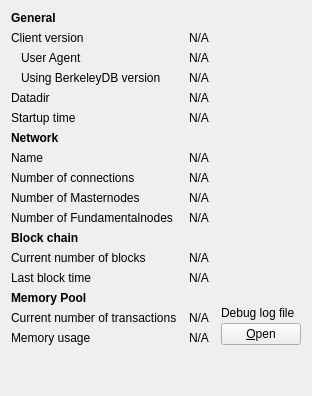
     <widget class="QWidget" name="tab_info">
      <attribute name="title">
       <string>&amp;Information</string>
      </attribute>
      <layout class="QGridLayout" name="gridLayout" columnstretch="0,1,0">
       <property name="horizontalSpacing">
        <number>12</number>
       </property>
       <item row="0" column="0">
        <widget class="QLabel" name="label_9">
         <property name="font">
          <font>
           <weight>75</weight>
           <bold>true</bold>
          </font>
         </property>
         <property name="text">
          <string>General</string>
         </property>
        </widget>
       </item>
       <item row="1" column="0">
        <widget class="QLabel" name="label_6">
         <property name="text">
          <string>Client version</string>
         </property>
        </widget>
       </item>
       <item row="1" column="1" colspan="2">
        <widget class="QLabel" name="clientVersion">
         <property name="cursor">
          <cursorShape>IBeamCursor</cursorShape>
         </property>
         <property name="text">
          <string>N/A</string>
         </property>
         <property name="textFormat">
          <enum>Qt::PlainText</enum>
         </property>
         <property name="textInteractionFlags">
          <set>Qt::LinksAccessibleByMouse|Qt::TextSelectableByKeyboard|Qt::TextSelectableByMouse</set>
         </property>
        </widget>
       </item>
       <item row="2" column="0">
        <widget class="QLabel" name="labelClientUserAgent">
         <property name="text">
          <string>User Agent</string>
         </property>
         <property name="indent">
          <number>10</number>
         </property>
        </widget>
       </item>
       <item row="2" column="1" colspan="2">
        <widget class="QLabel" name="clientUserAgent">
         <property name="cursor">
          <cursorShape>IBeamCursor</cursorShape>
         </property>
         <property name="text">
          <string>N/A</string>
         </property>
         <property name="textFormat">
          <enum>Qt::PlainText</enum>
         </property>
         <property name="textInteractionFlags">
          <set>Qt::LinksAccessibleByMouse|Qt::TextSelectableByKeyboard|Qt::TextSelectableByMouse</set>
         </property>
        </widget>
       </item>
       <item row="3" column="0">
        <widget class="QLabel" name="label_berkeleyDBVersion">
         <property name="text">
          <string>Using BerkeleyDB version</string>
         </property>
         <property name="indent">
          <number>10</number>
         </property>
        </widget>
       </item>
       <item row="3" column="1" colspan="2">
        <widget class="QLabel" name="berkeleyDBVersion">
         <property name="cursor">
          <cursorShape>IBeamCursor</cursorShape>
         </property>
         <property name="text">
          <string>N/A</string>
         </property>
         <property name="textFormat">
          <enum>Qt::PlainText</enum>
         </property>
         <property name="textInteractionFlags">
          <set>Qt::LinksAccessibleByMouse|Qt::TextSelectableByKeyboard|Qt::TextSelectableByMouse</set>
         </property>
        </widget>
       </item>
       <item row="4" column="0">
        <widget class="QLabel" name="label_12">
         <property name="text">
          <string>Datadir</string>
         </property>
        </widget>
       </item>
       <item row="4" column="1" colspan="2">
        <widget class="QLabel" name="dataDir">
         <property name="cursor">
          <cursorShape>IBeamCursor</cursorShape>
         </property>
         <property name="text">
          <string>N/A</string>
         </property>
         <property name="textFormat">
          <enum>Qt::PlainText</enum>
         </property>
         <property name="wordWrap">
          <bool>true</bool>
         </property>
         <property name="textInteractionFlags">
          <set>Qt::LinksAccessibleByMouse|Qt::TextSelectableByKeyboard|Qt::TextSelectableByMouse</set>
         </property>
        </widget>
       </item>
       <item row="5" column="0">
        <widget class="QLabel" name="label_13">
         <property name="text">
          <string>Startup time</string>
         </property>
        </widget>
       </item>
       <item row="5" column="1" colspan="2">
        <widget class="QLabel" name="startupTime">
         <property name="cursor">
          <cursorShape>IBeamCursor</cursorShape>
         </property>
         <property name="text">
          <string>N/A</string>
         </property>
         <property name="textFormat">
          <enum>Qt::PlainText</enum>
         </property>
         <property name="textInteractionFlags">
          <set>Qt::LinksAccessibleByMouse|Qt::TextSelectableByKeyboard|Qt::TextSelectableByMouse</set>
         </property>
        </widget>
       </item>
       <item row="6" column="0">
           <widget class="QLabel" name="labelNetwork">
               <property name="font">
                   <font>
                       <weight>75</weight>
                       <bold>true</bold>
                   </font>
               </property>
               <property name="text">
                   <string>Network</string>
               </property>
           </widget>
       </item>
       <item row="7" column="0">
        <widget class="QLabel" name="label_8">
         <property name="text">
          <string>Name</string>
         </property>
        </widget>
       </item>
       <item row="7" column="1" colspan="2">
        <widget class="QLabel" name="networkName">
         <property name="cursor">
          <cursorShape>IBeamCursor</cursorShape>
         </property>
         <property name="text">
          <string>N/A</string>
         </property>
         <property name="textFormat">
          <enum>Qt::PlainText</enum>
         </property>
         <property name="textInteractionFlags">
          <set>Qt::LinksAccessibleByMouse|Qt::TextSelectableByKeyboard|Qt::TextSelectableByMouse</set>
         </property>
        </widget>
       </item>
       <item row="8" column="0">
        <widget class="QLabel" name="label_7">
         <property name="text">
          <string>Number of connections</string>
         </property>
        </widget>
       </item>
       <item row="8" column="1" colspan="2">
        <widget class="QLabel" name="numberOfConnections">
         <property name="cursor">
          <cursorShape>IBeamCursor</cursorShape>
         </property>
         <property name="text">
          <string>N/A</string>
         </property>
         <property name="textFormat">
          <enum>Qt::PlainText</enum>
         </property>
         <property name="textInteractionFlags">
          <set>Qt::LinksAccessibleByMouse|Qt::TextSelectableByKeyboard|Qt::TextSelectableByMouse</set>
         </property>
        </widget>
       </item>
       <item row="9" column="0">
        <widget class="QLabel" name="masternodeCountLabel">
         <property name="text">
          <string>Number of Masternodes</string>
         </property>
        </widget>
       </item>
       <item row="9" column="1">
        <widget class="QLabel" name="masternodeCount">
         <property name="text">
          <string>N/A</string>
         </property>
        </widget>
       </item>
       <item row="10" column="0">
        <widget class="QLabel" name="fundamentalnodeCountLabel">
         <property name="text">
          <string>Number of Fundamentalnodes</string>
         </property>
        </widget>
       </item>
       <item row="10" column="1">
        <widget class="QLabel" name="fundamentalnodeCount">
         <property name="text">
          <string>N/A</string>
         </property>
        </widget>
       </item>
       <item row="11" column="0">
        <widget class="QLabel" name="label_10">
         <property name="font">
          <font>
           <weight>75</weight>
           <bold>true</bold>
          </font>
         </property>
         <property name="text">
          <string>Block chain</string>
         </property>
        </widget>
       </item>
       <item row="12" column="0">
        <widget class="QLabel" name="label_3">
         <property name="text">
          <string>Current number of blocks</string>
         </property>
        </widget>
       </item>
       <item row="12" column="1" colspan="2">
        <widget class="QLabel" name="numberOfBlocks">
         <property name="cursor">
          <cursorShape>IBeamCursor</cursorShape>
         </property>
         <property name="text">
          <string>N/A</string>
         </property>
         <property name="textFormat">
          <enum>Qt::PlainText</enum>
         </property>
         <property name="textInteractionFlags">
          <set>Qt::LinksAccessibleByMouse|Qt::TextSelectableByKeyboard|Qt::TextSelectableByMouse</set>
         </property>
        </widget>
       </item>
       <item row="13" column="0">
        <widget class="QLabel" name="labelLastBlockTime">
         <property name="text">
          <string>Last block time</string>
         </property>
        </widget>
       </item>
       <item row="13" column="1" colspan="2">
        <widget class="QLabel" name="lastBlockTime">
         <property name="cursor">
          <cursorShape>IBeamCursor</cursorShape>
         </property>
         <property name="text">
          <string>N/A</string>
         </property>
         <property name="textFormat">
          <enum>Qt::PlainText</enum>
         </property>
         <property name="textInteractionFlags">
          <set>Qt::LinksAccessibleByMouse|Qt::TextSelectableByKeyboard|Qt::TextSelectableByMouse</set>
         </property>
        </widget>
       </item>
       <item row="14" column="0">
        <widget class="QLabel" name="labelMempoolTitle">
         <property name="font">
          <font>
           <weight>75</weight>
           <bold>true</bold>
          </font>
         </property>
         <property name="text">
          <string>Memory Pool</string>
         </property>
        </widget>
       </item>
       <item row="15" column="0">
        <widget class="QLabel" name="labelNumberOfTransactions">
         <property name="text">
          <string>Current number of transactions</string>
         </property>
        </widget>
       </item>
       <item row="15" column="1">
        <widget class="QLabel" name="mempoolNumberTxs">
         <property name="cursor">
          <cursorShape>IBeamCursor</cursorShape>
         </property>
         <property name="text">
          <string>N/A</string>
         </property>
         <property name="textFormat">
          <enum>Qt::PlainText</enum>
         </property>
         <property name="textInteractionFlags">
          <set>Qt::LinksAccessibleByMouse|Qt::TextSelectableByKeyboard|Qt::TextSelectableByMouse</set>
         </property>
        </widget>
       </item>
       <item row="16" column="0">
        <widget class="QLabel" name="labelMemoryUsage">
         <property name="text">
          <string>Memory usage</string>
         </property>
        </widget>
       </item>
       <item row="16" column="1">
        <widget class="QLabel" name="mempoolSize">
         <property name="cursor">
          <cursorShape>IBeamCursor</cursorShape>
         </property>
         <property name="text">
          <string>N/A</string>
         </property>
         <property name="textFormat">
          <enum>Qt::PlainText</enum>
         </property>
         <property name="textInteractionFlags">
          <set>Qt::LinksAccessibleByMouse|Qt::TextSelectableByKeyboard|Qt::TextSelectableByMouse</set>
         </property>
        </widget>
       </item>
       <item row="14" column="2" rowspan="3">
        <layout class="QVBoxLayout" name="verticalLayoutDebugButton">
         <property name="spacing">
          <number>3</number>
         </property>
         <item>
          <spacer name="verticalSpacer_2">
           <property name="orientation">
            <enum>Qt::Vertical</enum>
           </property>
           <property name="sizeHint" stdset="0">
            <size>
             <width>10</width>
             <height>5</height>
            </size>
           </property>
          </spacer>
         </item>
         <item>
          <widget class="QLabel" name="labelDebugLogfile">
           <property name="text">
            <string>Debug log file</string>
           </property>
          </widget>
         </item>
         <item>
          <widget class="QPushButton" name="openDebugLogfileButton">
           <property name="toolTip">
            <string>Open the %1 debug log file from the current data directory. This can take a few seconds for large log files.</string>
           </property>
           <property name="text">
            <string>&amp;Open</string>
           </property>
           <property name="autoDefault">
            <bool>false</bool>
           </property>
          </widget>
         </item>
        </layout>
       </item>
       <item row="18" column="0">
        <spacer name="verticalSpacer">
         <property name="orientation">
          <enum>Qt::Vertical</enum>
         </property>
         <property name="sizeHint" stdset="0">
          <size>
           <width>20</width>
           <height>40</height>
          </size>
         </property>
        </spacer>
       </item>
      </layout>
     </widget>
